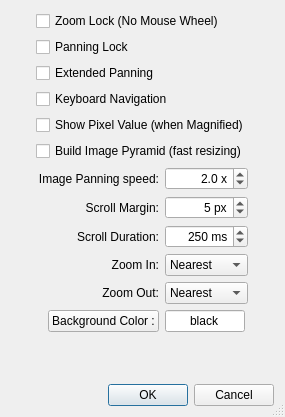
<?xml version="1.0" encoding="UTF-8"?>
<ui version="4.0">
 <class>MatViewSettingsDlgClass</class>
 <widget class="QDialog" name="MatViewSettingsDlgClass">
  <property name="geometry">
   <rect>
    <x>0</x>
    <y>0</y>
    <width>285</width>
    <height>417</height>
   </rect>
  </property>
  <property name="sizePolicy">
   <sizepolicy hsizetype="Fixed" vsizetype="Fixed">
    <horstretch>0</horstretch>
    <verstretch>0</verstretch>
   </sizepolicy>
  </property>
  <property name="windowTitle">
   <string notr="true">MatView Settings</string>
  </property>
  <property name="sizeGripEnabled">
   <bool>true</bool>
  </property>
  <layout class="QVBoxLayout" name="verticalLayout_2" stretch="0,0,1,0">
   <property name="sizeConstraint">
    <enum>QLayout::SetDefaultConstraint</enum>
   </property>
   <item>
    <layout class="QHBoxLayout" name="horizontalLayout_2">
     <property name="spacing">
      <number>0</number>
     </property>
     <item>
      <spacer name="horizontalSpacer_4">
       <property name="orientation">
        <enum>Qt::Horizontal</enum>
       </property>
       <property name="sizeHint" stdset="0">
        <size>
         <width>0</width>
         <height>20</height>
        </size>
       </property>
      </spacer>
     </item>
     <item>
      <layout class="QVBoxLayout" name="verticalLayout">
       <item>
        <widget class="QCheckBox" name="chkZoomLock">
         <property name="text">
          <string>Zoom Lock (No Mouse Wheel)</string>
         </property>
        </widget>
       </item>
       <item>
        <widget class="QCheckBox" name="chkPanningLock">
         <property name="text">
          <string>Panning Lock</string>
         </property>
        </widget>
       </item>
       <item>
        <widget class="QCheckBox" name="chkExtendedPanning">
         <property name="text">
          <string>Extended Panning</string>
         </property>
        </widget>
       </item>
       <item>
        <widget class="QCheckBox" name="chkKeyboardNavigation">
         <property name="text">
          <string>Keyboard Navigation</string>
         </property>
        </widget>
       </item>
       <item>
        <widget class="QCheckBox" name="chkDrawPixelValue">
         <property name="text">
          <string notr="true">Show Pixel Value (when Magnified)</string>
         </property>
        </widget>
       </item>
       <item>
        <widget class="QCheckBox" name="chkBuildPyramidImage">
         <property name="text">
          <string notr="true">Build Image Pyramid (fast resizing)</string>
         </property>
        </widget>
       </item>
      </layout>
     </item>
     <item>
      <spacer name="horizontalSpacer_3">
       <property name="orientation">
        <enum>Qt::Horizontal</enum>
       </property>
       <property name="sizeHint" stdset="0">
        <size>
         <width>0</width>
         <height>20</height>
        </size>
       </property>
      </spacer>
     </item>
    </layout>
   </item>
   <item>
    <layout class="QHBoxLayout" name="horizontalLayout" stretch="1,0,1">
     <property name="spacing">
      <number>0</number>
     </property>
     <item>
      <spacer name="horizontalSpacer_2">
       <property name="orientation">
        <enum>Qt::Horizontal</enum>
       </property>
       <property name="sizeHint" stdset="0">
        <size>
         <width>0</width>
         <height>20</height>
        </size>
       </property>
      </spacer>
     </item>
     <item>
      <layout class="QFormLayout" name="formLayout">
       <property name="labelAlignment">
        <set>Qt::AlignRight|Qt::AlignTrailing|Qt::AlignVCenter</set>
       </property>
       <item row="0" column="0">
        <widget class="QLabel" name="label">
         <property name="sizePolicy">
          <sizepolicy hsizetype="Preferred" vsizetype="Preferred">
           <horstretch>0</horstretch>
           <verstretch>0</verstretch>
          </sizepolicy>
         </property>
         <property name="text">
          <string notr="true">Image Panning speed:</string>
         </property>
         <property name="alignment">
          <set>Qt::AlignRight|Qt::AlignTrailing|Qt::AlignVCenter</set>
         </property>
        </widget>
       </item>
       <item row="0" column="1">
        <widget class="QDoubleSpinBox" name="spinPanningSpeed">
         <property name="alignment">
          <set>Qt::AlignRight|Qt::AlignTrailing|Qt::AlignVCenter</set>
         </property>
         <property name="suffix">
          <string notr="true"> x</string>
         </property>
         <property name="decimals">
          <number>1</number>
         </property>
         <property name="minimum">
          <double>0.000000000000000</double>
         </property>
         <property name="maximum">
          <double>100.000000000000000</double>
         </property>
         <property name="singleStep">
          <double>0.250000000000000</double>
         </property>
         <property name="value">
          <double>2.000000000000000</double>
         </property>
        </widget>
       </item>
       <item row="1" column="0">
        <widget class="QLabel" name="label_2">
         <property name="sizePolicy">
          <sizepolicy hsizetype="Preferred" vsizetype="Preferred">
           <horstretch>0</horstretch>
           <verstretch>0</verstretch>
          </sizepolicy>
         </property>
         <property name="text">
          <string notr="true">Scroll Margin:</string>
         </property>
         <property name="alignment">
          <set>Qt::AlignRight|Qt::AlignTrailing|Qt::AlignVCenter</set>
         </property>
        </widget>
       </item>
       <item row="2" column="0">
        <widget class="QLabel" name="label_3">
         <property name="sizePolicy">
          <sizepolicy hsizetype="Preferred" vsizetype="Preferred">
           <horstretch>0</horstretch>
           <verstretch>0</verstretch>
          </sizepolicy>
         </property>
         <property name="text">
          <string notr="true">Scroll Duration:</string>
         </property>
         <property name="alignment">
          <set>Qt::AlignRight|Qt::AlignTrailing|Qt::AlignVCenter</set>
         </property>
        </widget>
       </item>
       <item row="2" column="1">
        <widget class="QDoubleSpinBox" name="spinScrollDuration">
         <property name="alignment">
          <set>Qt::AlignRight|Qt::AlignTrailing|Qt::AlignVCenter</set>
         </property>
         <property name="suffix">
          <string notr="true"> ms</string>
         </property>
         <property name="decimals">
          <number>0</number>
         </property>
         <property name="minimum">
          <double>0.000000000000000</double>
         </property>
         <property name="maximum">
          <double>10000.000000000000000</double>
         </property>
         <property name="singleStep">
          <double>125.000000000000000</double>
         </property>
         <property name="value">
          <double>250.000000000000000</double>
         </property>
        </widget>
       </item>
       <item row="3" column="0">
        <widget class="QLabel" name="label_4">
         <property name="sizePolicy">
          <sizepolicy hsizetype="Preferred" vsizetype="Preferred">
           <horstretch>0</horstretch>
           <verstretch>0</verstretch>
          </sizepolicy>
         </property>
         <property name="text">
          <string notr="true">Zoom In:</string>
         </property>
         <property name="alignment">
          <set>Qt::AlignRight|Qt::AlignTrailing|Qt::AlignVCenter</set>
         </property>
        </widget>
       </item>
       <item row="3" column="1">
        <widget class="QComboBox" name="cmbZoomInMethod">
         <property name="sizePolicy">
          <sizepolicy hsizetype="Preferred" vsizetype="Fixed">
           <horstretch>0</horstretch>
           <verstretch>0</verstretch>
          </sizepolicy>
         </property>
         <item>
          <property name="text">
           <string>Nearest</string>
          </property>
         </item>
         <item>
          <property name="text">
           <string>Linear</string>
          </property>
         </item>
         <item>
          <property name="text">
           <string>Bicubic</string>
          </property>
         </item>
         <item>
          <property name="text">
           <string>Lanczos4</string>
          </property>
         </item>
        </widget>
       </item>
       <item row="4" column="0">
        <widget class="QLabel" name="label_5">
         <property name="sizePolicy">
          <sizepolicy hsizetype="Preferred" vsizetype="Preferred">
           <horstretch>0</horstretch>
           <verstretch>0</verstretch>
          </sizepolicy>
         </property>
         <property name="text">
          <string notr="true">Zoom Out:</string>
         </property>
         <property name="alignment">
          <set>Qt::AlignRight|Qt::AlignTrailing|Qt::AlignVCenter</set>
         </property>
        </widget>
       </item>
       <item row="4" column="1">
        <widget class="QComboBox" name="cmbZoomOutMethod">
         <item>
          <property name="text">
           <string>Nearest</string>
          </property>
         </item>
         <item>
          <property name="text">
           <string>Area</string>
          </property>
         </item>
        </widget>
       </item>
       <item row="5" column="0">
        <widget class="QPushButton" name="btnBackgroundColor">
         <property name="text">
          <string>Background Color :</string>
         </property>
        </widget>
       </item>
       <item row="5" column="1">
        <widget class="QLineEdit" name="edtColorBackground">
         <property name="sizePolicy">
          <sizepolicy hsizetype="Expanding" vsizetype="Fixed">
           <horstretch>0</horstretch>
           <verstretch>0</verstretch>
          </sizepolicy>
         </property>
         <property name="maximumSize">
          <size>
           <width>80</width>
           <height>16777215</height>
          </size>
         </property>
         <property name="inputMask">
          <string notr="true"/>
         </property>
         <property name="text">
          <string>black</string>
         </property>
         <property name="frame">
          <bool>true</bool>
         </property>
         <property name="alignment">
          <set>Qt::AlignCenter</set>
         </property>
        </widget>
       </item>
       <item row="1" column="1">
        <widget class="QSpinBox" name="spinScrollMargin">
         <property name="alignment">
          <set>Qt::AlignRight|Qt::AlignTrailing|Qt::AlignVCenter</set>
         </property>
         <property name="suffix">
          <string> px</string>
         </property>
         <property name="minimum">
          <number>-1000</number>
         </property>
         <property name="maximum">
          <number>1000</number>
         </property>
         <property name="stepType">
          <enum>QAbstractSpinBox::AdaptiveDecimalStepType</enum>
         </property>
         <property name="value">
          <number>5</number>
         </property>
        </widget>
       </item>
      </layout>
     </item>
     <item>
      <spacer name="horizontalSpacer">
       <property name="orientation">
        <enum>Qt::Horizontal</enum>
       </property>
       <property name="sizeHint" stdset="0">
        <size>
         <width>0</width>
         <height>20</height>
        </size>
       </property>
      </spacer>
     </item>
    </layout>
   </item>
   <item>
    <spacer name="verticalSpacer">
     <property name="orientation">
      <enum>Qt::Vertical</enum>
     </property>
     <property name="sizeType">
      <enum>QSizePolicy::Preferred</enum>
     </property>
     <property name="sizeHint" stdset="0">
      <size>
       <width>20</width>
       <height>2</height>
      </size>
     </property>
    </spacer>
   </item>
   <item>
    <widget class="QDialogButtonBox" name="buttonBox">
     <property name="standardButtons">
      <set>QDialogButtonBox::Cancel|QDialogButtonBox::Ok</set>
     </property>
    </widget>
   </item>
  </layout>
 </widget>
 <layoutdefault spacing="6" margin="11"/>
 <tabstops>
  <tabstop>chkZoomLock</tabstop>
  <tabstop>chkPanningLock</tabstop>
  <tabstop>chkExtendedPanning</tabstop>
  <tabstop>chkKeyboardNavigation</tabstop>
  <tabstop>chkDrawPixelValue</tabstop>
  <tabstop>chkBuildPyramidImage</tabstop>
  <tabstop>spinPanningSpeed</tabstop>
  <tabstop>spinScrollMargin</tabstop>
  <tabstop>spinScrollDuration</tabstop>
  <tabstop>cmbZoomInMethod</tabstop>
  <tabstop>cmbZoomOutMethod</tabstop>
  <tabstop>btnBackgroundColor</tabstop>
  <tabstop>edtColorBackground</tabstop>
 </tabstops>
 <resources/>
 <connections/>
</ui>
